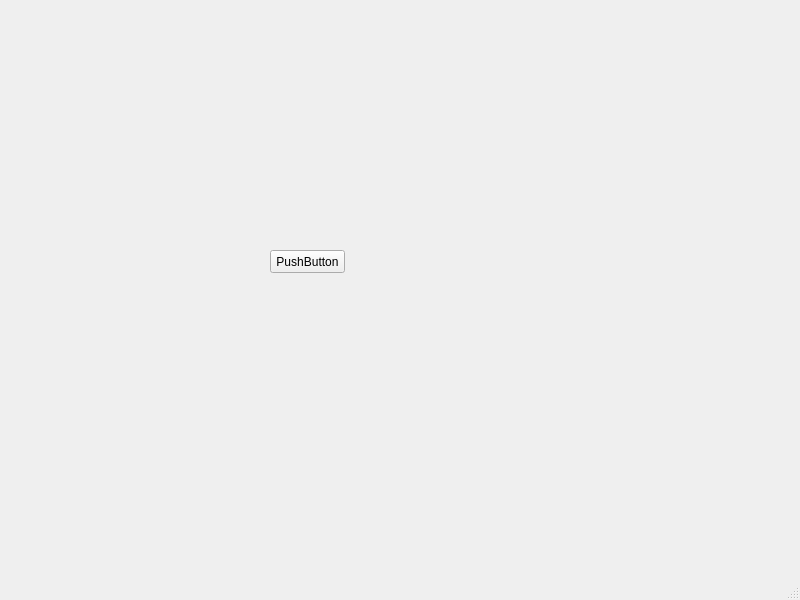
<?xml version="1.0" encoding="UTF-8"?>
<ui version="4.0">
 <class>MainWindow</class>
 <widget class="QMainWindow" name="MainWindow">
  <property name="geometry">
   <rect>
    <x>0</x>
    <y>0</y>
    <width>800</width>
    <height>600</height>
   </rect>
  </property>
  <property name="windowTitle">
   <string>MainWindow</string>
  </property>
  <widget class="QWidget" name="centralwidget">
   <widget class="QPushButton" name="pushButton">
    <property name="geometry">
     <rect>
      <x>270</x>
      <y>250</y>
      <width>75</width>
      <height>23</height>
     </rect>
    </property>
    <property name="text">
     <string>PushButton</string>
    </property>
   </widget>
  </widget>
  <widget class="QMenuBar" name="menubar">
   <property name="geometry">
    <rect>
     <x>0</x>
     <y>0</y>
     <width>800</width>
     <height>21</height>
    </rect>
   </property>
  </widget>
  <widget class="QStatusBar" name="statusbar"/>
 </widget>
 <resources/>
 <connections/>
</ui>
